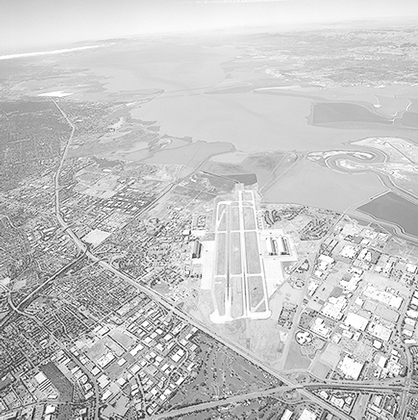
%> input picture Fig0309(a)(washed_out_aerial_image).tif, 418 x 420 px, shrunk from 765 x 769 before the run
$ octave assignment1.m   (GNU Octave 9; MATLAB toolbox functions it lacks are replaced by stand-ins)
%> lines starting %> are read from the running program, lines starting %| are printed output that depends on the picture
%% restart
close all;
clc;

%% read image
%image = imread('Fig0308(a)(fractured_spine).tif');
image = imread('Fig0309(a)(washed_out_aerial_image).tif');
%> image is the input picture: size 420x418 uint8; min 5, max 255, mean 197
%image = imread('Fig0316(1)(top_left).tif');

%% Histogram equalization

[image_height,image_width] = size(image);
%> image_height = 420; image_width = 418

new_image = uint8(zeros(image_height,image_width)); % uint 8 blank canvas

n = image_height*image_width; % number of pixels.
%> n = 175560

f = zeros(256,1); %Frequency
pdf = zeros(256,1); %density distribution
cum = zeros(256,1);  %cumulative density distribution
Pr = zeros(256,1); %normolized histogram
S = zeros(256,1); %round each pixel


% Calculate the frequency and density
for i = 1:image_height
    for j = 1:image_width
        r = image(i,j);
        f(r+1) = f(r+1)+1;
        pdf(r+1) = f(r+1)/n;
    end
end
%> after the loop, f = 256 values, max 3659 at index 216, min 0 at index 1, mean 685.8; pdf = 256 values, max 0.0208 at index 216, min 0 at index 1, mean 0.00391

sum = 0;
L = 256;

for i = 1:size(pdf)
    sum = sum + f(i);
    cum(i) = sum;
    Pr(i) = cum(i)/n;
    S(i) = round(Pr(i)*(L-1));
end
%> this loop made 256 passes
%> sum on passes 1 to 3: 0, 0, 0
%> after the loop, Pr = 256 values from 0 to 1; S = 256 values from 0 to 255; cum = 256 values from 0 to 175560; sum = 175560

for i = 1:image_height
    for j = 1:image_width
        new_image(i,j) = S(image(i,j)+1);
    end
end
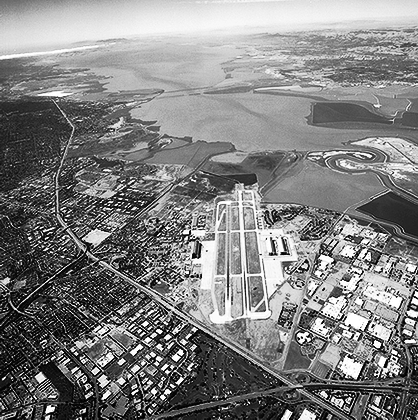
%> new_image: size 420x418 uint8; min 0, max 255, mean 128.8

figure('Name','Histogram Equalization')
subplot(2,3,1);
imshow(image);
title('Original Image');
subplot(2,3,2);
bar(f);
title('Original Bar');
subplot(2,3,3);
imhist(image);
title('Histogram of original Image');
subplot(2,3,4);
imshow(new_image);
title('Equalized Image');
subplot(2,3,5);
bar(S);
title('Cumulative Bar');
subplot(2,3,6);
imhist(new_image);
title('Histogram of equalized Image');
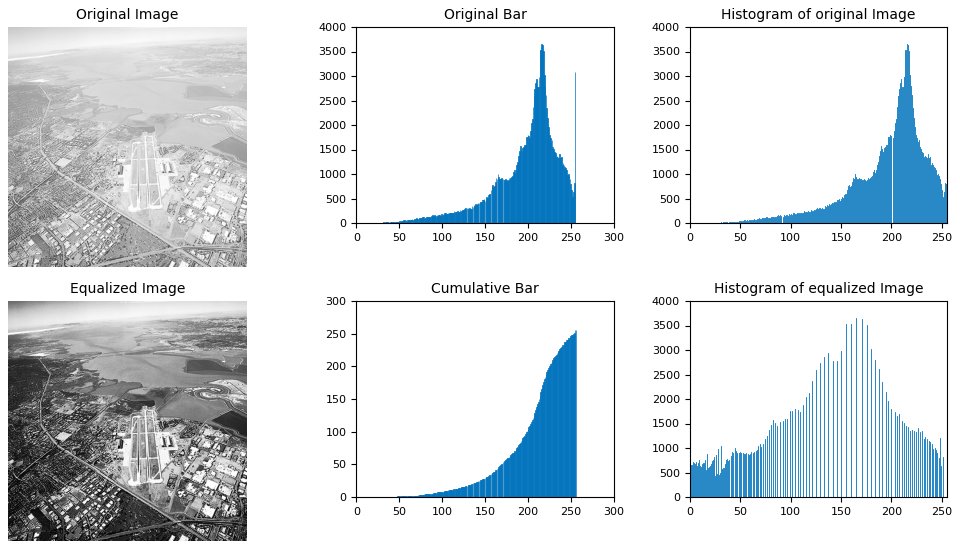
%> figure redrawn from the program's plot data, 6 panels
